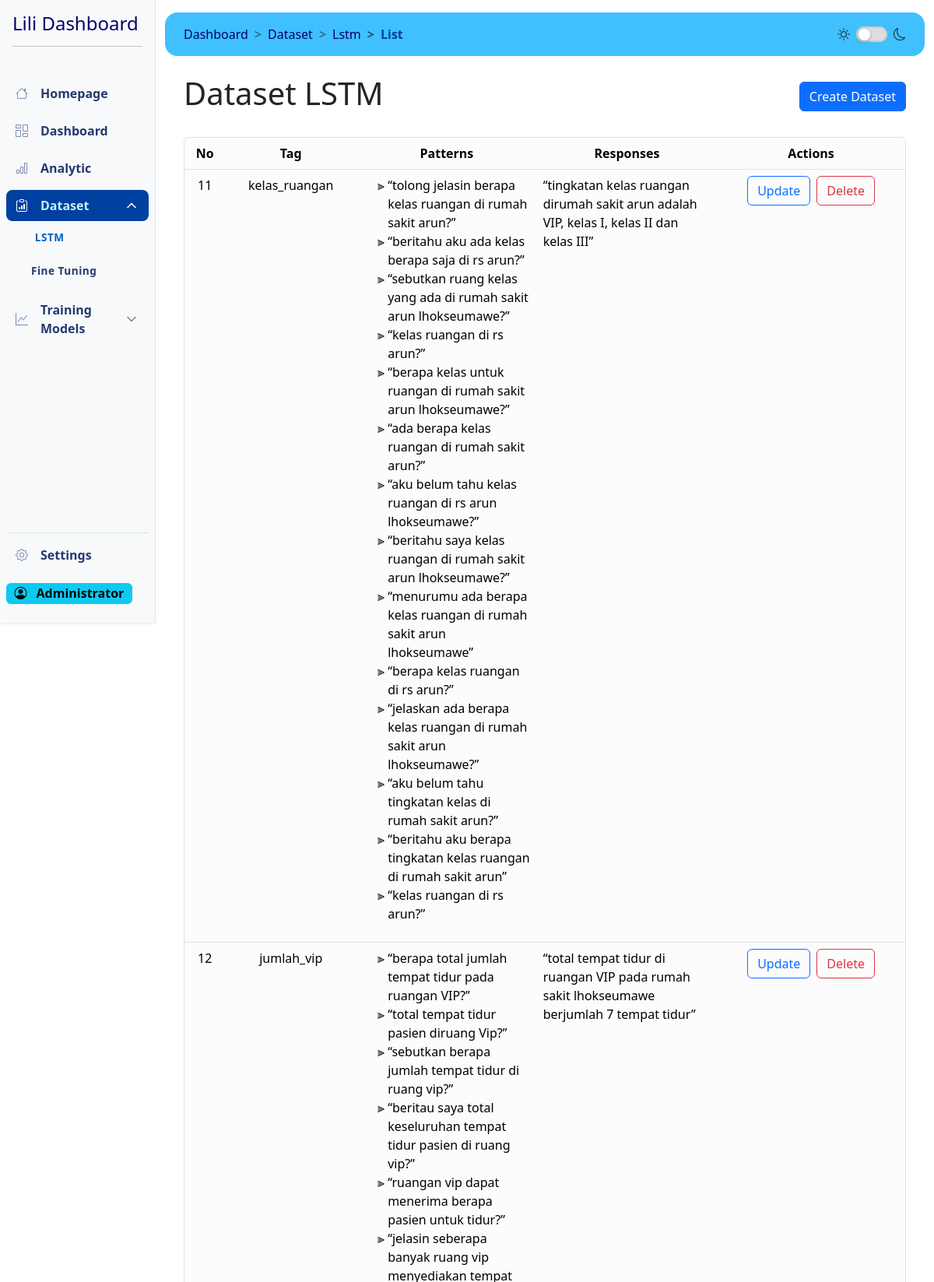
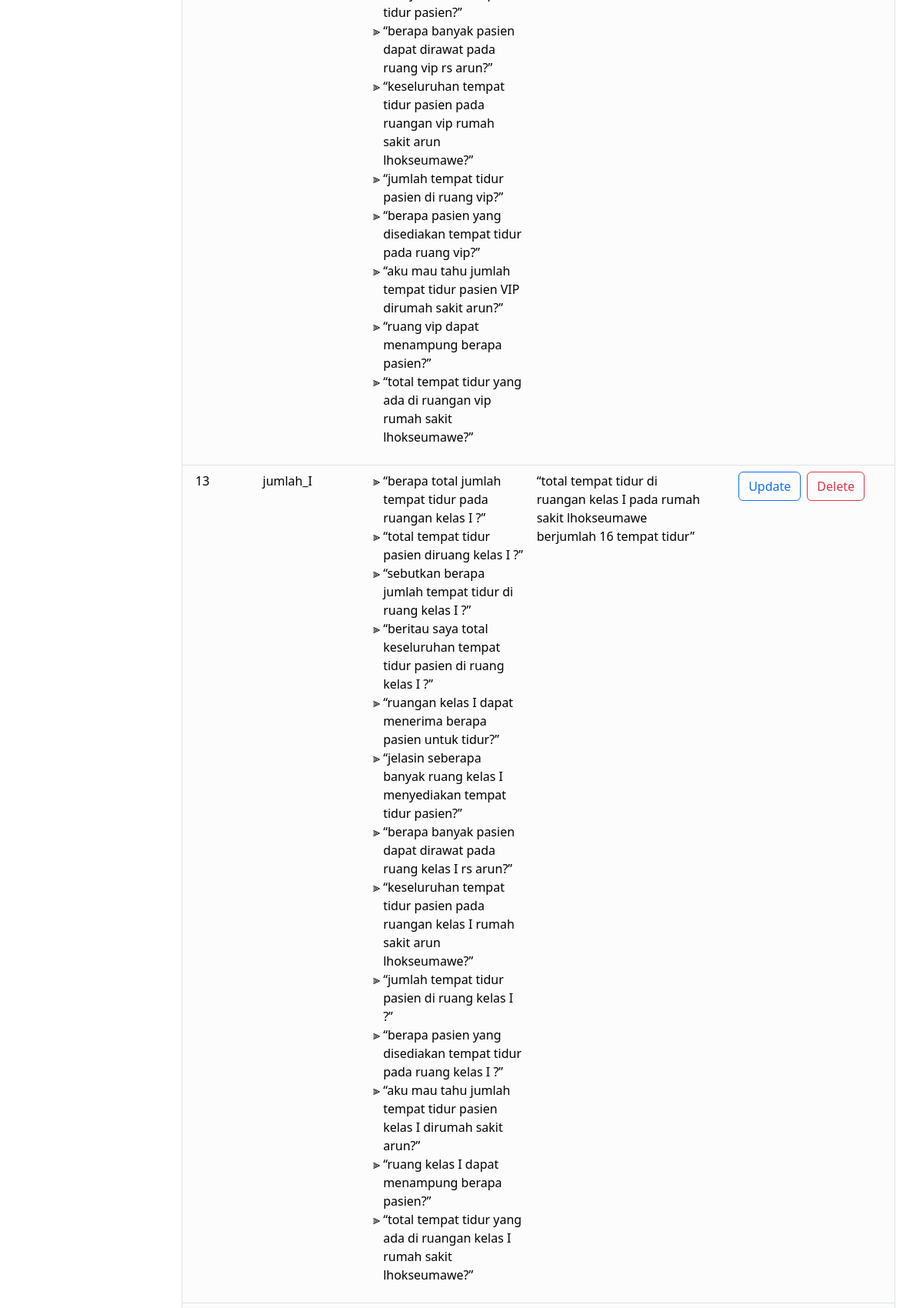
/dashboard/dataset/lstm/list?page=2 (signed in, upper part), run on the app's committed database (2 pictures, top to bottom).
### models/auth_model.py (models this page shows, shortened)
class User(db.Model, UserMixin):
    id = db.Column(db.Integer, primary_key=True)
    username = db.Column(db.String(255), unique=True, nullable=False, index=True)
    fullname = db.Column(db.String(255), nullable=False)
    email = db.Column(db.String(150), unique=True, nullable=False, index=True)
    password = db.Column(db.String(255), nullable=False)
    created_at = db.Column(db.DateTime, default=datetime.utcnow)
    last_login = db.Column(db.DateTime)
    is_active = db.Column(db.Boolean, default=True)
    role = db.Column(db.String(50), nullable=False, default="user")  # New role column

### models/lstm_model.py (models this page shows, shortened)
class Lstm(db.Model):
    id = db.Column(db.Integer, primary_key=True)
    tag = db.Column(db.String(80), nullable=False)
    patterns = db.Column(db.Text, nullable=False)
    responses = db.Column(db.Text, nullable=False)

### controller/view_Lstm.py (the view)
@lstm.route("/list", methods=["GET"])
@login_required
def read_lstm():
    page = request.args.get("page", 1, type=int)
    per_page = 10
    lstm_query = Lstm.query.paginate(page=page, per_page=per_page, error_out=False)
    start_number = (page - 1) * per_page + 1
    return render_template(
        "pages/dataset-lstm.html",
        lstm=lstm_query.items,
        pagination=lstm_query,
        start_number=start_number,
    )

### templates/pages/dataset-lstm.html (shortened to what this page needs)
<!DOCTYPE html>
{% extends 'dashboard.html' %} {% block content %}
<header class="my-4 d-flex justify-content-between align-items-center">
  <h1>Dataset LSTM</h1>
  <button type="button" class="btn btn-primary" id="create-btn" data-bs-toggle="modal" data-bs-target="#createModal">Create Dataset</button>
</header>
<section class="table-responsive mb-3">
  <div class="border rounded shadow-sm">
    <table class="table table-hover">
      <thead>
        <tr class="text-center">
          <th scope="col">No</th>
          <th scope="col">Tag</th>
          <th scope="col" class="w-25">Patterns</th>
          <th scope="col" class="w-25">Responses</th>
          <th scope="col">Actions</th>
        </tr>
      </thead>
      <tbody>
        {% for lstm_data in lstm %}
        <tr>
          <td class="text-center" id="dataset-id">{{ start_number + loop.index0 }}</td>
          <td class="text-center">{{ lstm_data.tag }}</td>
          <td>
            <ul class="pattern-container" style="list-style-type: '⫸ '">
              {% for pattern in lstm_data.patterns.split(',') %}
              <li class="pattern-item">&OpenCurlyDoubleQuote;{{ pattern.strip() }}&CloseCurlyDoubleQuote;{% if not loop.last %}{% endif %}</li>
              {% endfor %}
            </ul>
          </td>
          <td class="text-start">&OpenCurlyDoubleQuote;{{ lstm_data.responses }}&CloseCurlyDoubleQuote;</td>
          <td>
            <div class="d-flex justify-content-center align-items-center gap-2">
              <button
                type="button"
                class="btn btn-outline-primary open-update-modal-button"
                data-id="{{ lstm_data.id }}"
                data-tag="{{ lstm_data.tag }}"
                data-patterns="{{ lstm_data.patterns }}"
                data-responses="{{ lstm_data.responses }}"
                data-bs-toggle="modal"
                data-bs-target="#updateModal"
              >
                Update
              </button>
              <form id="delete-form" method="POST" data-id="{{ lstm_data.id }}">
                <button type="submit" class="btn btn-outline-danger">Delete</button>
              </form>
            </div>
          </td>
        </tr>
        {% endfor %}
      </tbody>
    </table>
  </div>
</section>
{% include 'partials/lstm-dataset-update-modal.html' %} {% endblock %}

### templates/partials/sidebar.html (shortened to what this page needs)
<!DOCTYPE html>
<aside
  class="col-lg-2 gx-0 position-sticky top-0 border-end border-light-subtle d-flex flex-column offcanvas-lg offcanvas-start"
  id="sidebar"
  tabindex="-1"
  aria-labelledby="offcanvasLabel"
>
  <div class="sidebar-wrapper active top-0 bg-body-tertiary shadow-sm d-flex flex-column h-100">
    <header class="sidebar-header position-relative">
      <div class="d-flex justify-content-between align-items-center">
        <div class="logo">
          <h1 class="navbar-brand fs-4">Lili Dashboard</h1>
        </div>
      </div>
      <hr />
    </header>
    <nav class="sidebar-menu d-flex flex-column justify-content-between h-100">
      <div class="menu">
        <div class="sidebar-item">
          <a href="/" class="sidebar-link">
            <i class="bi bi-house"></i>
            Homepage
          </a>
        </div>
        <div class="sidebar-item">
          <a href="{{ url_for('route.dashboard') }}" class="sidebar-link">
            <i class="bi bi-columns-gap"></i>
            Dashboard
          </a>
        </div>
        <div class="sidebar-item">
          <a href="/analytic" class="sidebar-link">
            <i class="bi bi-bar-chart"></i>
            Analytic
          </a>
        </div>
        <div class="sidebar-item has-sub">
          <div class="sidebar-link">
            <i class="bi bi-clipboard-data"></i>
            <span>Dataset</span>
          </div>
          <div class="submenu">
            <div class="submenu-item">
              <a href="{{ url_for('lstm.read_lstm') }}" class="submenu-link">LSTM</a>
            </div>
            <div class="submenu-item">
              <a href="{{ url_for('fineTuning.view_finetuning_data') }}" class="submenu-link">Fine Tuning</a>
            </div>
          </div>
        </div>
        <div class="sidebar-item has-sub">
          <div class="sidebar-link">
            <i class="bi bi-graph-up"></i>
            <span>Training Models</span>
          </div>
        </div>
      </div>
      <div class="menu mb-4">
        <div class="sidebar-item mb-3 border-top">
          <a href="{{ url_for('auth.logout') }}" class="sidebar-link">
            <i class="bi bi-gear"></i>
            Settings
          </a>
        </div>
        <span class="badge text-bg-info fs-6">
          <i class="bi bi-person-circle me-2"></i>
          {{ current_user.fullname }}
        </span>
      </div>
    </nav>
  </div>
</aside>

### static/css/dashboard-style.css (style rules this page uses)
:root, [data-bs-theme="light"] { color-scheme: light; --blue-darkest: #000066; --blue-darker: #002080; --blue-dark: #0040a0; --blue: #0060c0; --blue-light: #0080e0; --blue-lighter: #00a0ff; --blue-lightest: rgb(64, 192, 255); --blue-pale: #80e0ff; --blue-paler: #c0f0ff; --sidebar-link: #25396f; --sidebar-link-active: var(--blue); --bs-primary: var(--blue); --nav-brand-color: var(--blue-darkest); }
.table { --bs-table-bg: var(--bs-light-bg-subtle) !important; border-radius: 0.5rem; overflow: hidden; }

### data on the page
User: fullname "Administrator"
Lstm: start_number+loop.index0 "11", tag "kelas_ruangan", strip "tolong jelasin berapa kelas ruangan di rumah sakit arun?" "beritahu aku ada kelas berapa saja di rs arun?" "sebutkan ruang kelas yang ada di rumah sakit arun lhokseumawe?" "kelas ruangan di rs arun?" "berapa kelas untuk ruangan di rumah sakit arun lhokseumawe?" "ada berapa kelas ruangan di rumah sakit arun?" "aku belum tahu kelas ruangan di rs arun lhokseumawe?" "beritahu saya kelas ruangan di rumah sakit arun lhokseumawe?" "menurumu ada berapa kelas ruangan di rumah sakit arun lhokseumawe" "berapa kelas ruangan di rs arun?" "jelaskan ada berapa kelas ruangan di rumah sakit arun lhokseumawe?" "aku belum tahu tingkatan kelas di rumah sakit arun?" "beritahu aku berapa tingkatan kelas ruangan di rumah sakit arun" "kelas ruangan di rs arun?", responses "tingkatan kelas ruangan dirumah sakit arun adalah VIP, kelas I, kelas II dan kelas III"
Lstm: start_number+loop.index0 "12", tag "jumlah_vip", strip "berapa total jumlah tempat tidur pada ruangan VIP?" "total tempat tidur pasien diruang Vip?" "sebutkan berapa jumlah tempat tidur di ruang vip?" "beritau saya total keseluruhan tempat tidur pasien di ruang vip?" "ruangan vip dapat menerima berapa pasien untuk tidur?" "jelasin seberapa banyak ruang vip menyediakan tempat tidur pasien?" "berapa banyak pasien dapat dirawat pada ruang vip rs arun?" "keseluruhan tempat tidur pasien pada ruangan vip rumah sakit arun lhokseumawe?" "jumlah tempat tidur pasien di ruang vip?" "berapa pasien yang disediakan tempat tidur pada ruang vip?" "aku mau tahu jumlah tempat tidur pasien VIP dirumah sakit arun?" "ruang vip dapat menampung berapa pasien?" "total tempat tidur yang ada di ruangan vip rumah sakit lhokseumawe?", responses "total tempat tidur di ruangan VIP pada rumah sakit lhokseumawe berjumlah 7 tempat tidur"
Lstm: start_number+loop.index0 "13", tag "jumlah_I", strip "berapa total jumlah tempat tidur pada ruangan kelas I ?" "total tempat tidur pasien diruang kelas I ?" "sebutkan berapa jumlah tempat tidur di ruang kelas I ?" "beritau saya total keseluruhan tempat tidur pasien di ruang kelas I ?" "ruangan kelas I dapat menerima berapa pasien untuk tidur?" "jelasin seberapa banyak ruang kelas I menyediakan tempat tidur pasien?" "berapa banyak pasien dapat dirawat pada ruang kelas I rs arun?" "keseluruhan tempat tidur pasien pada ruangan kelas I rumah sakit arun lhokseumawe?" "jumlah tempat tidur pasien di ruang kelas I ?" "berapa pasien yang disediakan tempat tidur pada ruang kelas I ?" "aku mau tahu jumlah tempat tidur pasien kelas I dirumah sakit arun?" "ruang kelas I dapat menampung berapa pasien?" "total tempat tidur yang ada di ruangan kelas I rumah sakit lhokseumawe?", responses "total tempat tidur di ruangan kelas I pada rumah sakit lhokseumawe berjumlah 16 tempat tidur"
